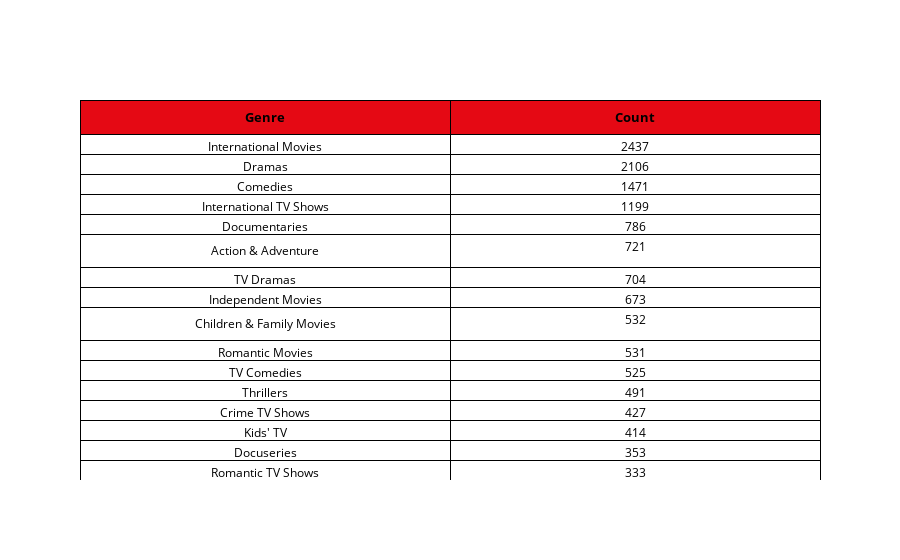

Write notebook code for a chart like this one.
### Code cell
total_row = res.sum(axis = 0).sort_values(ascending = False).to_frame().reset_index()
total_row.columns = ["genre","count"]
fig = go.Figure(data=[go.Table(header=dict(values=['<b>Genre</b>', '<b>Count</b>'],font=dict(color='black', size=13),fill_color="#E50914",line_color="#000000"),
                 cells=dict(values=[total_row.iloc[:,0],total_row.iloc[:,1]],fill_color='#ffffff',font=dict(color='black', size=12),line_color="#000000"))
                     ])
fig.show()

### Figure 1 — Plotly figure (JSON) as saved in the notebook; plotly's stock layout.template omitted (floating-point values rounded to 4 significant figures)
{"data": [{"cells": {"fill": {"color": "#ffffff"}, "font": {"color": "black", "size": 12}, "line": {"color": "#000000"}, "values": [["International Movies", "Dramas", "Comedies", "International TV Shows", "Documentaries", "Action & Adventure", "TV Dramas", "Independent Movies", "Children & Family Movies", "Romantic Movies", "TV Comedies", "Thrillers", "Crime TV Shows", "Kids' TV", "Docuseries", "Romantic TV Shows", "Stand-Up Comedy", "Music & Musicals", "Horror Movies", "British TV Shows", "Reality TV", "Sci-Fi & Fantasy", "Sports Movies", "Korean TV Shows", "TV Action & Adventure", "Anime Series", "Spanish-Language TV Shows", "Classic Movies", "LGBTQ Movies", "TV Mysteries", "Science & Nature TV", "TV Sci-Fi & Fantasy", "TV Horror", "Teen TV Shows", "Cult Movies", "Faith & Spirituality", "Anime Features", "Movies", "Stand-Up Comedy & Talk Shows", "TV Thrillers", "Classic & Cult TV", "TV Shows"], [2437, 2106, 1471, 1199, 786, 721, 704, 673, 532, 531, 525, 491, 427, 414, 353, 333, 329, 321, 312, 232, 222, 218, 196, 150, 150, 148, 147, 103, 90, 90, 85, 76, 69, 60, 59, 57, 57, 56, 52, 50, 27, 12]]}, "header": {"fill": {"color": "#E50914"}, "font": {"color": "black", "size": 13}, "line": {"color": "#000000"}, "values": ["<b>Genre</b>", "<b>Count</b>"]}, "type": "table"}], "layout": {}}
